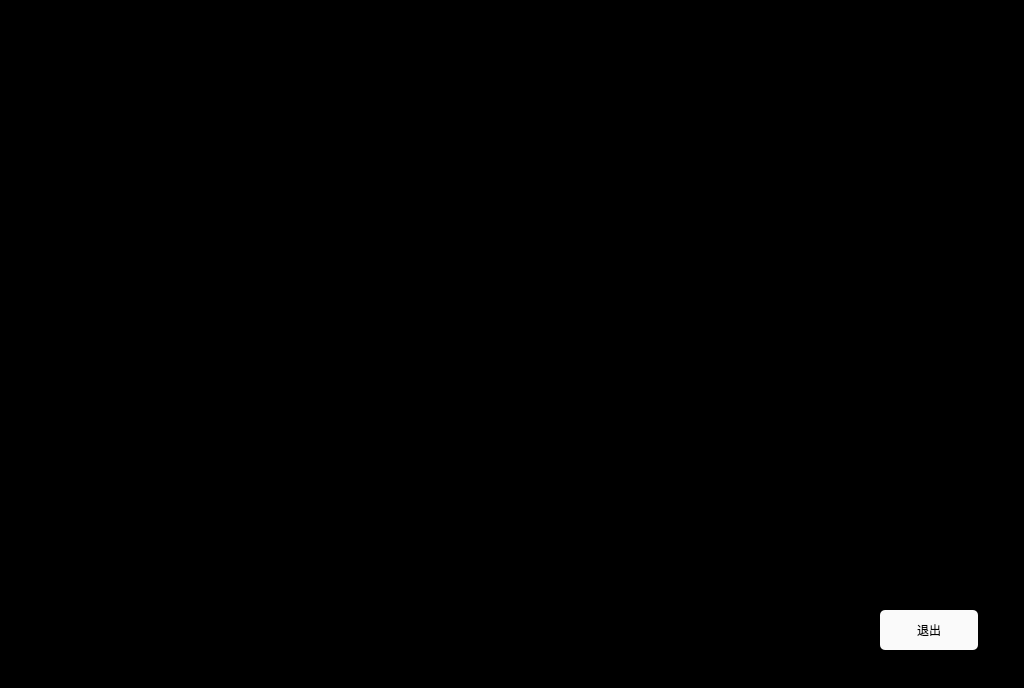
<?xml version="1.0" encoding="UTF-8"?>
<ui version="4.0">
 <class>RunningRecordPage</class>
 <widget class="QWidget" name="RunningRecordPage">
  <property name="geometry">
   <rect>
    <x>0</x>
    <y>0</y>
    <width>1024</width>
    <height>688</height>
   </rect>
  </property>
  <property name="windowTitle">
   <string>Form</string>
  </property>
  <property name="styleSheet">
   <string notr="true">QLabel
{
	color: white;
	border: 2px groove, gray;
    border-color: gray;
	font: 20px, &quot;SimHei&quot;;	
}

QWidget
{
	background-color: black;
}

QPushButton
{
	font: 20px, &quot;SimHei&quot;;
    color: black;
	background-color: rgb(250, 250, 250);
	border-radius: 5px;
}</string>
  </property>
  <widget class="QPushButton" name="btn_back">
   <property name="geometry">
    <rect>
     <x>880</x>
     <y>610</y>
     <width>98</width>
     <height>40</height>
    </rect>
   </property>
   <property name="text">
    <string>退出</string>
   </property>
  </widget>
 </widget>
 <resources/>
 <connections/>
</ui>
